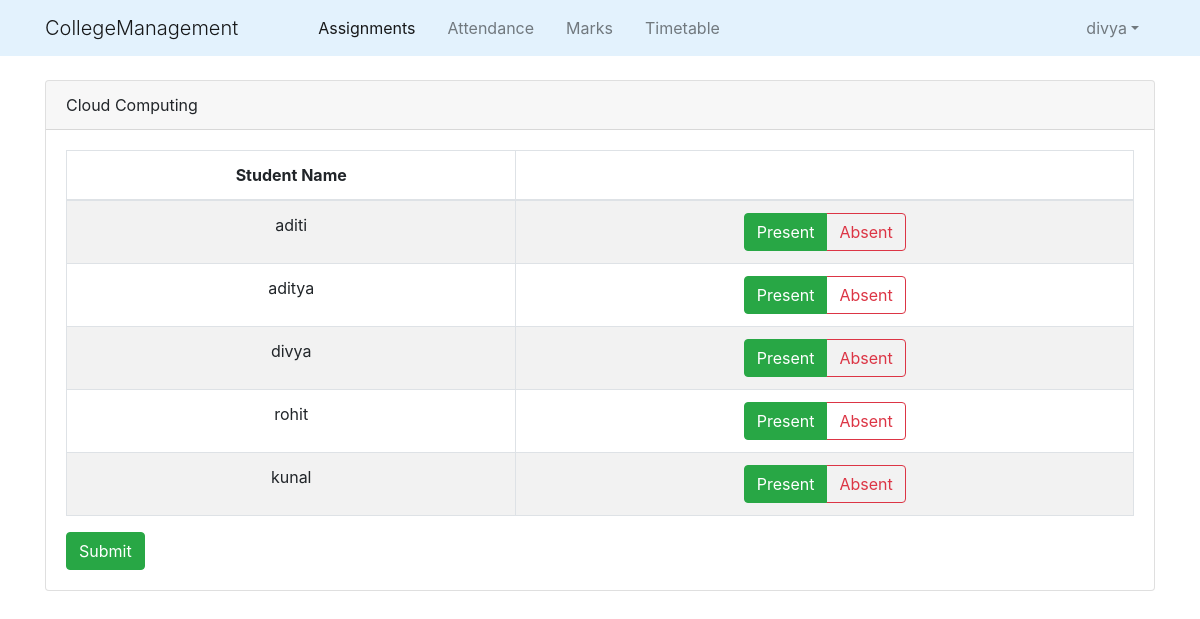
Screenshot of /staff/Attendance/13/ (signed in) with the database file from the repository.
### college_info/models.py (models this page shows, shortened)
class User(AbstractUser):
    @property
    def is_student(self):
        if hasattr(self,'student'):
            return True
        else:
            return False

class Teaches(models.Model):
    batch = models.ForeignKey(Batch,on_delete=models.CASCADE)
    course = models.ForeignKey(Course,on_delete=models.CASCADE)
    staff = models.ForeignKey(Staff,on_delete=models.CASCADE)
    class Meta:
        unique_together=['batch','course','staff']

class Course(models.Model):
    id = models.CharField(primary_key=True,max_length=50)
    name = models.CharField(max_length=50)
    department = models.ForeignKey(Dept,on_delete=models.CASCADE)
    def __str__(self):
        return '{}'.format(self.name)

class Student(models.Model):
    user = models.OneToOneField(User,on_delete=models.CASCADE)
    roll_no = models.CharField(primary_key=True,max_length=50)
    batch_id =models.ForeignKey(Batch,on_delete=models.CASCADE)
    name = models.CharField(max_length=50)
    DOB =models.DateField()

### college_info/views.py (the view)
# urls.py: path('staff/Attendance/<int:batch_attendance_id>/',views.staff_attendance,name='staff_attendance'),
@login_required()
def staff_attendance(request,batch_attendance_id):
    batch_attendance=BatchAttendance.objects.get(id=batch_attendance_id)
    teach =batch_attendance.teach
    batch =teach.batch
    context ={
        'batch_attendance':batch_attendance,
        'teach':teach,
        'batch':batch
    }
    return render(request,'college_info/staff_attendance.html',context)

### college_info/templates/college_info/staff_attendance.html (shortened to what this page needs)
{% extends "college_info/base.html" %}
{% block content %}
    <div class="container">
        {% if batch.student_set.all %}
            <div class="card">
                <div class="card-header">
                    {{ teach.course }}
                </div>
                <div class="card-body">
                    <form action="{% url 'staff_attendance_confirm' batch_attendance.id %}" method="post">
                        <div class="table-responsive">
                            <table class="table table-bordered table-striped text-center">
                                <thead>
                                    <tr>
                                        <th>Student Name</th>
                                        <th> </th>
                                    </tr>
                                </thead>
                                <tbody>
                                    {% for student in batch.student_set.all %}
                                        <tr>
                                            <td>{{ student.name }}</td>
                                            <td>
                                                <div class="btn-group btn-group-toggle" role="group" data-toggle="buttons">
                                                    <label class="btn btn-outline-success active">
                                                        <input type="radio" name="{{ student.roll_no }}" id="option1" autocomplete="off" value="present" checked> Present
                                                    </label>
                                                    <label class="btn btn-outline-danger">
                                                        <input type="radio" name="{{ student.roll_no }}" id="option2" autocomplete="off" value="absent"> Absent
                                                    </label>
                                                </div>
                                            </td>
                                        </tr>
                                    {% endfor %}
                                </tbody>
                            </table>
                        </div>
                        <input class="btn btn-success" type="submit" value="Submit">
                    </form>
                </div>
            </div>
        {% else %}
            <p>No students in Class</p>
        {% endif %}
    </div>
{% endblock content %}

### college_info/templates/college_info/base.html (shortened to what this page needs)
{% load static %}
<!DOCTYPE html>
<html lang="en" dir="ltr">
  <head>
    <link rel="stylesheet" href="https://maxcdn.bootstrapcdn.com/bootstrap/4.0.0/css/bootstrap.min.css">
    <link href="//cdn.bootcss.com/bootstrap-datetimepicker/4.17.44/css/bootstrap-datetimepicker.min.css" rel="stylesheet">
    <link rel="stylesheet" type="text/css" href="{% static 'college_info/style.css' %}">
    <link rel="stylesheet" href="http://code.jquery.com/ui/1.11.0/themes/smoothness/jquery-ui.css">
  </head>
  <body>
    <header class="site-header topheader">
      <nav class="navbar navbar-expand-md navbar-light fixed-top" style="background-color:#e3f2fd">
        {% if request.user.is_authenticated %}
        <div class="container">
          <span class="navbar-brand display-1">CollegeManagement</span>
          <div class="collapse navbar-collapse" id="navbarcontent">
            <div class="navbar-nav ml-5">
              <a class="nav-item nav-link active mx-2 " href="{% url 'home' %}">Assignments</a>
              {% if request.user.is_student %}
                <a class="nav-item nav-link mx-2" href="{% url 'student_attendance' request.user.student.roll_no %}">Attendance</a>
              {% else %}
                <a class="nav-item nav-link mx-2" href="{% url 'staff_teaches' request.user.staff.id 1%}">Attendance</a>
              {% endif %}
              <a class="nav-item nav-link mx-2" href="#">Marks</a>
              {% if request.user.is_student %}
                <a class="nav-item nav-link mx-2" href="{% url 'student_timetable' request.user.student.batch_id.id %}">Timetable</a>
              {% else %}
                <a class="nav-item nav-link mx-2" href="{% url 'staff_timetable' request.user.staff.id %}">Timetable</a>
              {% endif %}
            </div>
            <ul class="navbar-nav ml-auto">
              <li class="nav-item dropdown ml-5">
                <a class="nav-link dropdown-toggle mx-2 " id="navbarDropdown" data-toggle="dropdown" href="#">{{ request.user.username }}</a>
              </li>
            </ul>
          </div>
        </div>
        {% else %}
        <div class="container justify-content-center">
          <span class="navbar-brand display-1 ">CollegeManagement</span>
        </div>
        {% endif %}
      </nav>
    </header>
    {% block content %}{% endblock %}
  </body>
</html>

### college_info/static/college_info/style.css (style rules this page uses)
body { margin-top:5rem; }

### rows the page displays
User: user.username "divya"
Teaches: course "Cloud Computing"
Student: name "aditi"
Student: name "aditya"
Student: name "divya"
Student: name "rohit"
Student: name "kunal"
